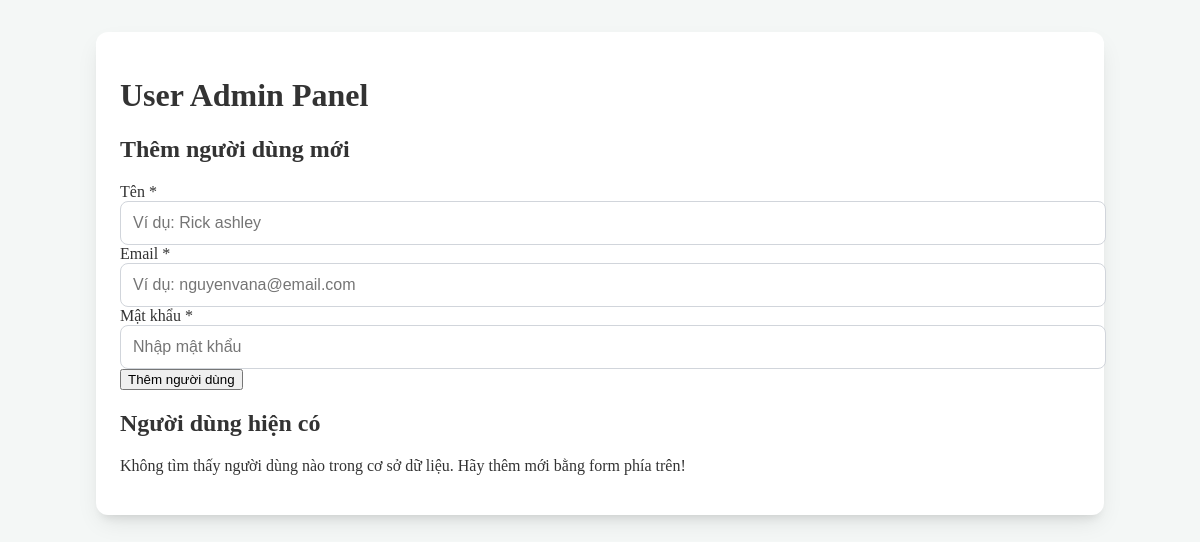
The app's page /Admin/User_admin.php, older data.
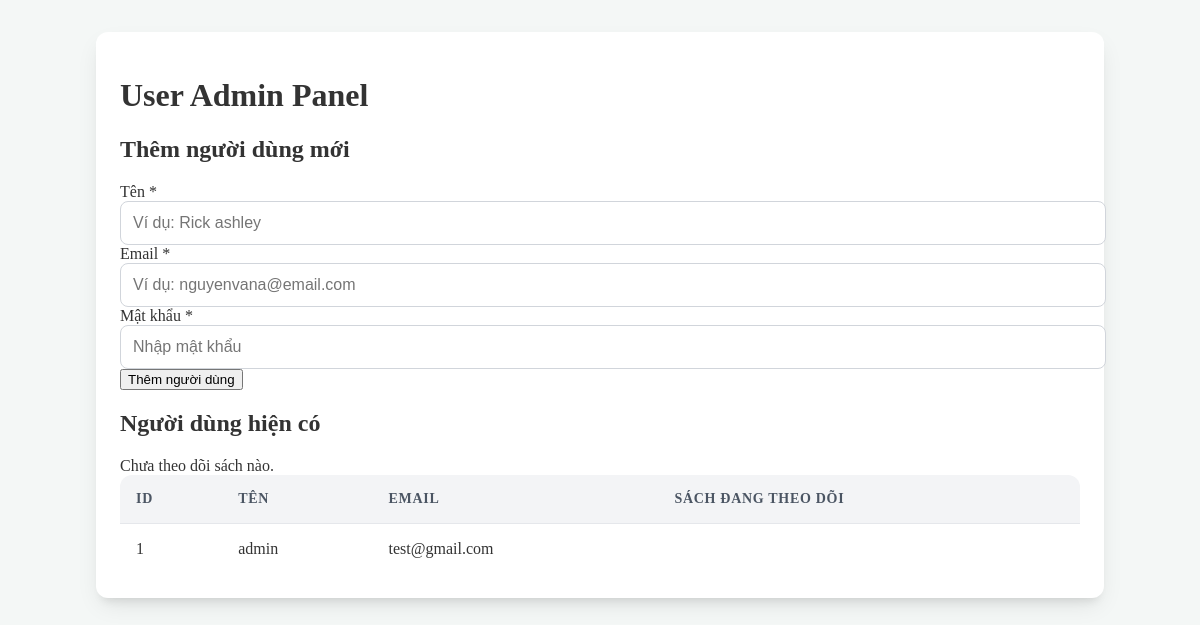
The same page, newer data.
### tables this page shows
CREATE TABLE users (
            id INTEGER PRIMARY KEY AUTOINCREMENT,
            name TEXT NOT NULL,
            email TEXT NOT NULL UNIQUE,
            password TEXT NOT NULL
        );

### Admin/User_admin.php (the view, shortened to what this page needs)
<?php
$databaseFile = '../DB/Database.db';
try {
    $pdo = new PDO("sqlite:" . $databaseFile);
    $pdo->setAttribute(PDO::ATTR_ERRMODE, PDO::ERRMODE_EXCEPTION);
    $pdo->setAttribute(PDO::ATTR_DEFAULT_FETCH_MODE, PDO::FETCH_ASSOC);
    $createUsersTableSQL = "
        CREATE TABLE IF NOT EXISTS users (
            id INTEGER PRIMARY KEY AUTOINCREMENT,
            name TEXT NOT NULL,
            email TEXT NOT NULL UNIQUE,
            password TEXT NOT NULL
        );
    ";
    $pdo->exec($createUsersTableSQL);
    $createUserBooksFollowedTableSQL = "
        CREATE TABLE IF NOT EXISTS user_books_followed (
            user_id INTEGER NOT NULL,
            book_id INTEGER NOT NULL,
            PRIMARY KEY (user_id, book_id),
            FOREIGN KEY (user_id) REFERENCES users(id) ON DELETE CASCADE,
            FOREIGN KEY (book_id) REFERENCES books(id) ON DELETE CASCADE
        );
    ";
    $pdo->exec($createUserBooksFollowedTableSQL);
    $users = [];
    $selectUsersSQL = "
        SELECT
            u.id,
            u.name,
            u.email,
            GROUP_CONCAT(b.title, '; ') AS followed_books_titles
        FROM
            users u
        LEFT JOIN
            user_books_followed ubf ON u.id = ubf.user_id
        LEFT JOIN
            books b ON ubf.book_id = b.id
        GROUP BY
            u.id, u.name, u.email
        ORDER BY
            u.name ASC;
    ";
    $stmt = $pdo->query($selectUsersSQL);
    $users = $stmt->fetchAll();
} catch (PDOException $e) {
    $message = 'Lỗi kết nối cơ sở dữ liệu: ' . $e->getMessage();
    $messageType = 'error';
}
?>
<!DOCTYPE html>
<html lang="en">
<head>
</head>
<body>
    <div class="container">
        <h1 >User Admin Panel</h1>
        <div>
            <h2 >Thêm người dùng mới</h2>
            <form action="User_admin.php" method="POST">
                <div>
                    <label for="name">Tên <span>*</span></label>
                    <input type="text" id="name" name="name" required class="form-input" placeholder="Ví dụ: Rick ashley">
                </div>
                <div>
                    <label for="email">Email <span>*</span></label>
                    <input type="email" id="email" name="email" required class="form-input" placeholder="Ví dụ: nguyenvana@email.com">
                </div>
                <div>
                    <label for="password">Mật khẩu <span>*</span></label>
                    <input type="password" id="password" name="password" required class="form-input" placeholder="Nhập mật khẩu">
                </div>
                <button type="submit" name="add_user" >Thêm người dùng</button>
            </form>
        </div>
        <div>
            <h2>Người dùng hiện có</h2>
            <?php if (!empty($users)): ?>
                <div>
                    <table>
                        <thead>
                            <tr>
                                <th>ID</th>
                                <th >Tên</th>
                                <th >Email</th>
                                <th>Sách đang theo dõi</th>
                            </tr>
                        </thead>
                        <tbody>
                            <?php foreach ($users as $user): ?>
                                <tr>
                                    <td ><?php echo htmlspecialchars($user['id']); ?></td>
                                    <td><?php echo htmlspecialchars($user['name']); ?></td>
                                    <td><?php echo htmlspecialchars($user['email']); ?></td>
                                    <td">
                                        <?php
                                        echo !empty($user['followed_books_titles'])
                                            ? htmlspecialchars(str_replace(';', ', ', $user['followed_books_titles']))
                                            : 'Chưa theo dõi sách nào.';
                                        ?>
                                </tr>
                            <?php endforeach; ?>
                        </tbody>
                    </table>
                </div>
            <?php else: ?>
                <p>Không tìm thấy người dùng nào trong cơ sở dữ liệu. Hãy thêm mới bằng form phía trên!</p>
            <?php endif; ?>
        </div>
    </div>
</body>
</html>

### Admin/User_admin.php (style rules this page uses)
body { background-color: #f4f7f6; color: #333; }
.container { max-width: 960px; margin: 2rem auto; padding: 1.5rem; background-color: #ffffff; border-radius: 12px; box-shadow: 0 10px 25px -5px rgba(0, 0, 0, 0.1), 0 8px 10px -6px rgba(0, 0, 0, 0.1); }
.form-input { width: 100%; padding: 0.75rem; border: 1px solid #d1d5db; border-radius: 8px; font-size: 1rem; transition: border-color 0.2s, box-shadow 0.2s; }
table { width: 100%; border-collapse: separate; border-spacing: 0; border-radius: 12px; overflow: hidden; }
th, td { padding: 1rem; text-align: left; border-bottom: 1px solid #e5e7eb; }
th { background-color: #f3f4f6; font-weight: 600; color: #4b5563; text-transform: uppercase; font-size: 0.875rem; letter-spacing: 0.05em; }
tr:last-child td { border-bottom: none; }

Row changes from the older to the newer data that the page shows:
added users: id "1", name "admin", email "test@gmail.com"
Text that changed along with them:
text no longer shown: "Không tìm thấy người dùng nào trong cơ sở dữ liệu. Hãy thêm mới bằng form phía trên!"
text now shown: "ID TÊN EMAIL SÁCH ĐANG THEO DÕI"
